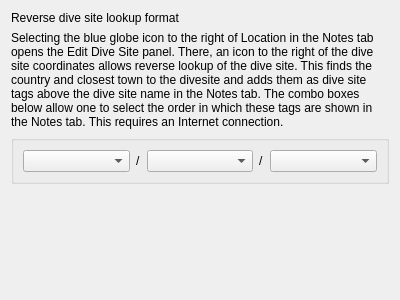
<?xml version="1.0" encoding="UTF-8"?>
<ui version="4.0">
 <class>PreferencesGeoreference</class>
 <widget class="QWidget" name="PreferencesGeoreference">
  <property name="geometry">
   <rect>
    <x>0</x>
    <y>0</y>
    <width>400</width>
    <height>300</height>
   </rect>
  </property>
  <property name="windowTitle">
   <string>Form</string>
  </property>
  <layout class="QVBoxLayout" name="verticalLayout">

   <item>
    <widget class="QLabel" name="label_georef1">
     <property name="toolTip">
      <string extracomment="Help info 1"/>
     </property>
     <property name="text">
      <string>Reverse dive site lookup format</string>
     </property>
    </widget>
   </item>

   <item>
    <widget class="QLabel" name="label_georef2">
     <property name="toolTip">
      <string extracomment="Help info 1"/>
     </property>
     <property name="wordWrap">
      <bool>true</bool>
     </property>
     <property name="text">
      <string>Selecting the blue globe icon to the right of Location in the Notes tab opens the Edit Dive Site panel. There, an icon to the right of the dive site coordinates allows reverse lookup of the dive site. This finds the country and closest town to the divesite and adds them as dive site tags above the dive site name in the Notes tab. The combo boxes below allow one to select the order in which these tags are shown in the Notes tab. This requires an Internet connection.</string>
     </property>
    </widget>
   </item>

   <item>
    <widget class="QGroupBox" name="groupBox_12">
     <layout class="QHBoxLayout" name="horizontalLayout_10">
      <item>
       <widget class="QComboBox" name="first_item">
        <property name="sizePolicy">
         <sizepolicy hsizetype="MinimumExpanding" vsizetype="Fixed">
          <horstretch>0</horstretch>
          <verstretch>0</verstretch>
         </sizepolicy>
        </property>
       </widget>
      </item>
      <item>
       <widget class="QLabel" name="label_29">
        <property name="sizePolicy">
         <sizepolicy hsizetype="Preferred" vsizetype="Preferred">
          <horstretch>0</horstretch>
          <verstretch>0</verstretch>
         </sizepolicy>
        </property>
        <property name="text">
         <string>/</string>
        </property>
       </widget>
      </item>
      <item>
       <widget class="QComboBox" name="second_item">
        <property name="sizePolicy">
         <sizepolicy hsizetype="MinimumExpanding" vsizetype="Fixed">
          <horstretch>0</horstretch>
          <verstretch>0</verstretch>
         </sizepolicy>
        </property>
       </widget>
      </item>
      <item>
       <widget class="QLabel" name="label_30">
        <property name="text">
         <string>/</string>
        </property>
       </widget>
      </item>
      <item>
       <widget class="QComboBox" name="third_item">
        <property name="sizePolicy">
         <sizepolicy hsizetype="MinimumExpanding" vsizetype="Fixed">
          <horstretch>0</horstretch>
          <verstretch>0</verstretch>
         </sizepolicy>
        </property>
       </widget>
      </item>
     </layout>
    </widget>
   </item>
   <item>
    <spacer name="verticalSpacer_6">
     <property name="orientation">
      <enum>Qt::Vertical</enum>
     </property>
     <property name="sizeHint" stdset="0">
      <size>
       <width>20</width>
       <height>109</height>
      </size>
     </property>
    </spacer>
   </item>
  </layout>
 </widget>
 <resources/>
 <connections/>
</ui>
